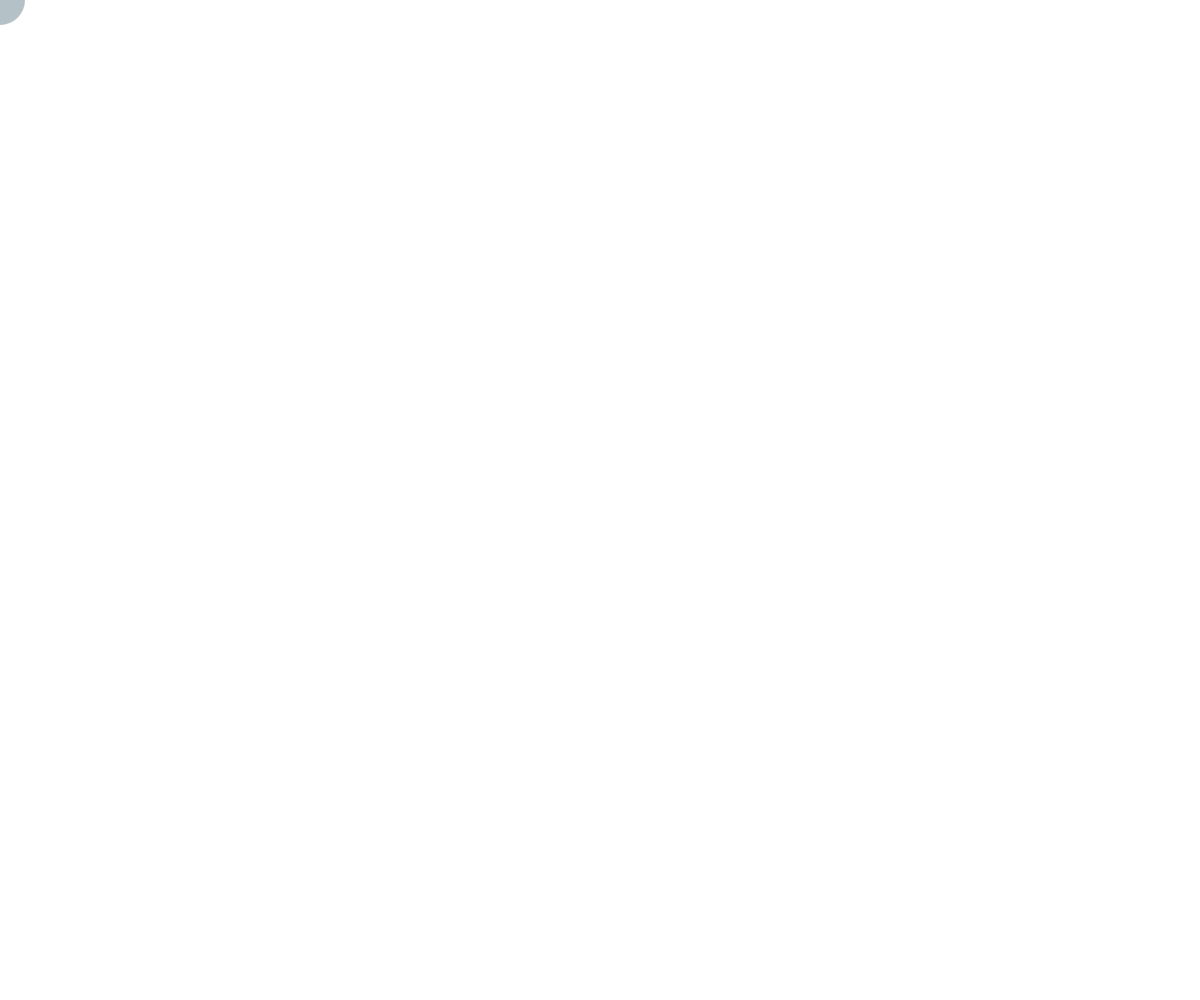
Frame 1 (no input)
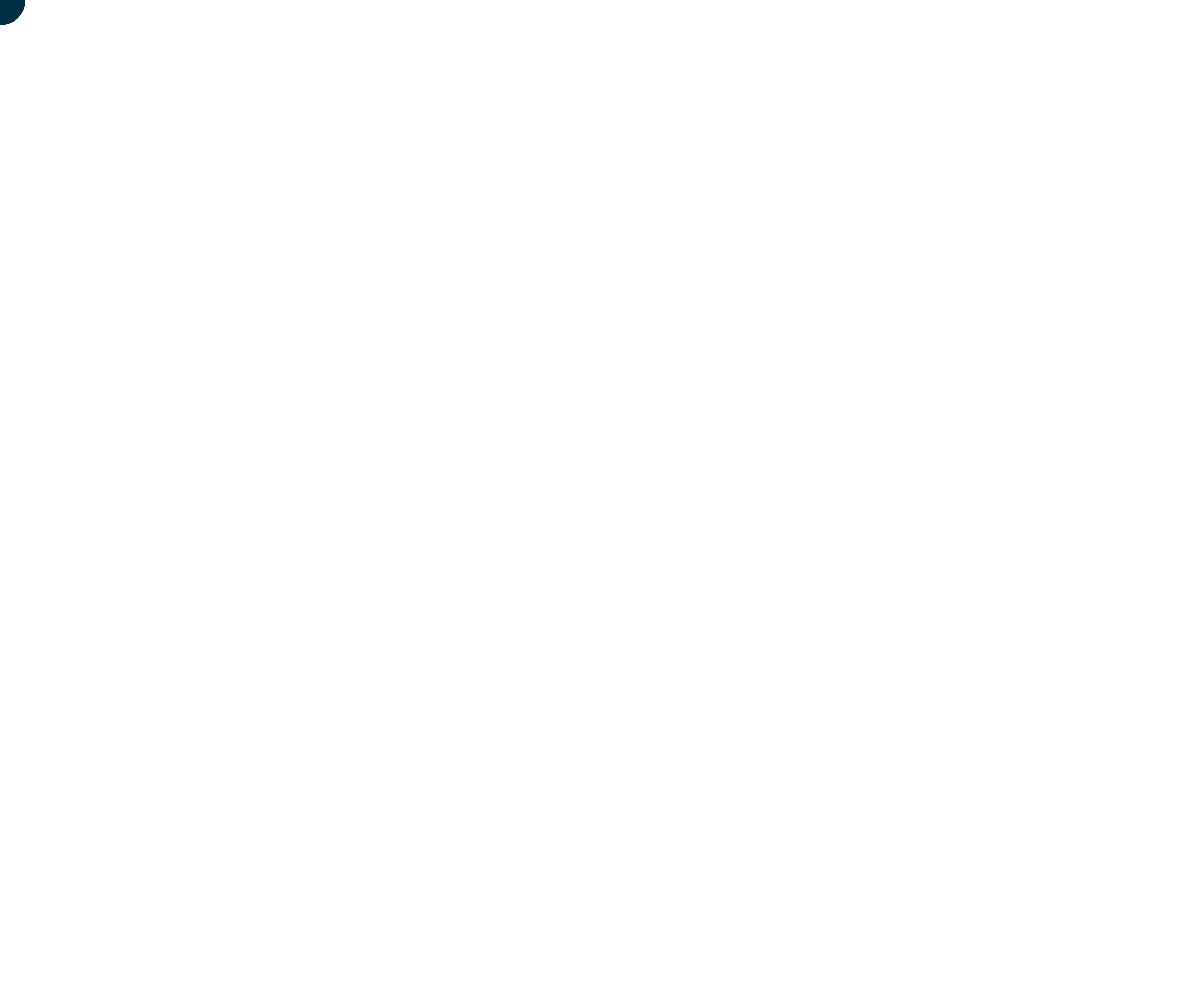
Frame 60 (no input)
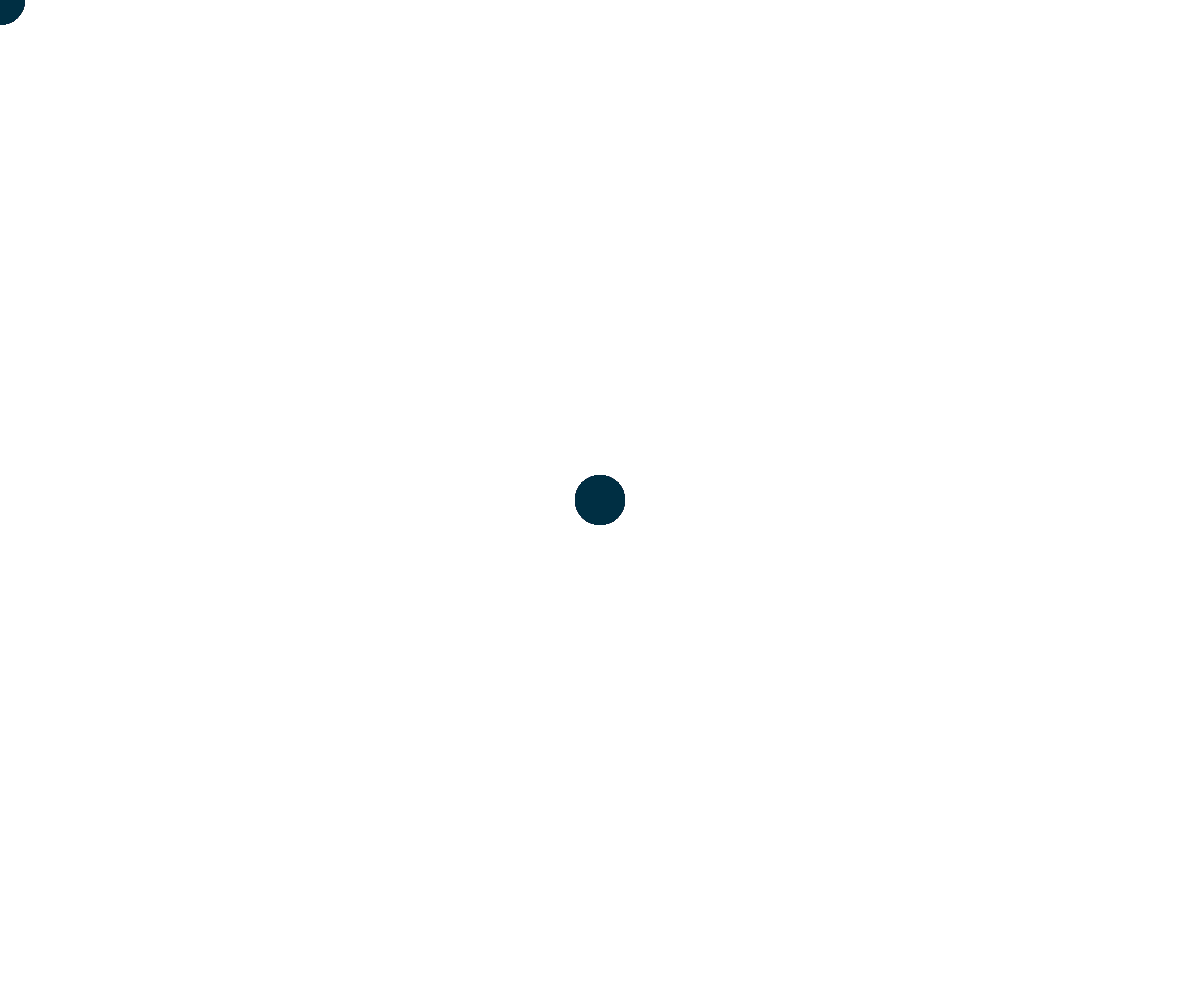
Frame 120 (the mouse pressed at the canvas centre since frame 60)

The p5.js sketch that drew these frames (run headless with seeded random() and noise() and a simulated clock; from frame 60 on, the mouse is pressed at the canvas centre):

// p5.js sketch
// ── sketch.js
let zBereich;

function setup() {
  zBereich = createCanvas(windowWidth, windowHeight);
  zBereich.position(0, 0);
  zBereich.style('z-index', '-1');
}

function draw() {
  noStroke();
  fill(0,50,70,75);
  circle(mouseX, mouseY, 50);
}
// function mousePressed() {
//   background(0);
// }
// ── style.css
html, body {
  margin: 0;
  padding: 0;
  background-color: firebrick;
}
canvas {
  display: block;
}
h1 {
  color: #00ccff;
}
